Frame 1 (no input): blank canvas, image omitted
Frame 60 (no input): blank canvas, image omitted
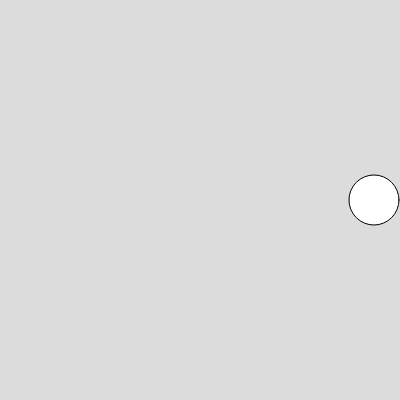
Frame 120 (the mouse pressed at the canvas centre since frame 60)

The p5.js sketch whose frames 1 and 60 were blank and that drew this single picture after the mouse press (run headless with seeded random() and noise() and a simulated clock; from frame 60 on, the mouse is pressed at the canvas centre):

// p5.js sketch
// ── sketch.js
// https://editor.p5js.org/jht1493/sketches/H8ww5teIs
// W6 001: Ball() - icm

// Create an array to store ball objects
let balls = [];

function setup() {
  createCanvas(400, 400);
}

function draw() {
  background(220);

  // Iterate through all the ball objects and run them
  for (let aball of balls) {
    aball.run();
  }
}

// Create new balls with a mousepress
function mousePressed() {
  let x = mouseX;
  let y = mouseY;
  // let xspeed = random(-5, 5);
  // let yspeed = random(-5, 5);
  let xspeed = 3;
  let yspeed = 0
  let aball = new Ball(x, y, xspeed, yspeed);
  balls.push(aball);
}

// Ball class definition
class Ball {
  // Construct a new ball object with these parameters
  constructor(x, y, xspeed, yspeed) {
    this.x = x;
    this.y = y;
    this.xspeed = xspeed;
    this.yspeed = yspeed;
    this.size = 50
  }

  run() {
    this.move();
    this.bounce();
    this.display();
  }

  move() {
    this.x += this.xspeed;
    this.y += this.yspeed;
  }

  bounce() {
    if (this.x < this.size/2 || this.x > width - this.size/2) {
      this.xspeed *= -1;
    }
    if (this.y < 0 || this.y > height) {
      this.yspeed *= -1;
    }
  }

  display() {
    ellipse(this.x, this.y, this.size);
  }
}

// https://editor.p5js.org/icm4.0/sketches/1YoFHsR7U
// W6 001: Ball() - icm
